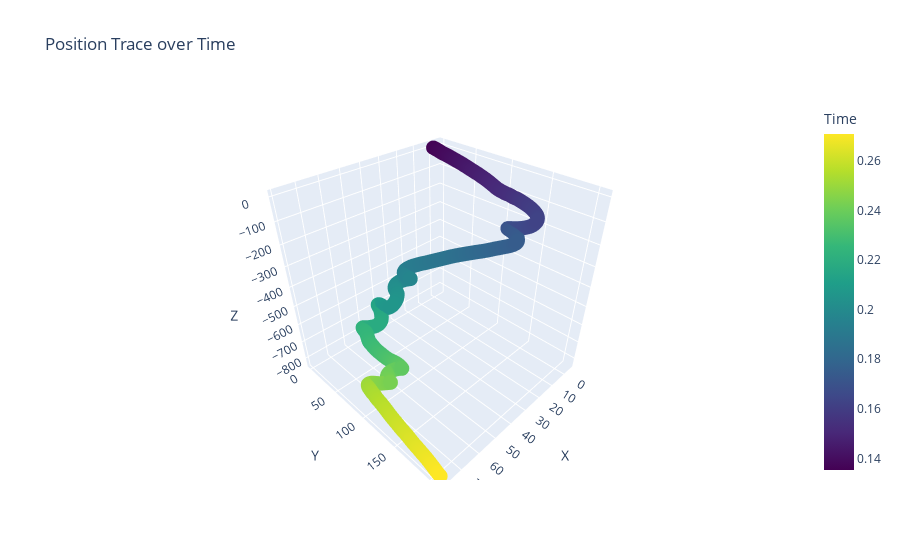

Notebook cell for this chart:
### Markdown cell above
I should probably remove this from the sensor

### Code cell
plot_trace(x[:,0], x[:,1], x[:,2], calibration_data.t_r)

### Figure 1 — Plotly figure (JSON) as saved in the notebook; plotly's stock layout.template omitted (floating-point values rounded to 4 significant figures; data arrays with more than 128 entries replaced by an {"elided": "..."} marker saying what was removed)
{"data": [{"marker": {"color": {"elided": "1300 float values"}, "colorbar": {"title": {"text": "Time"}}, "colorscale": [[0, "#440154"], [0.1111, "#482878"], [0.2222, "#3e4989"], [0.3333, "#31688e"], [0.4444, "#26828e"], [0.5556, "#1f9e89"], [0.6667, "#35b779"], [0.7778, "#6ece58"], [0.8889, "#b5de2b"], [1, "#fde725"]], "size": 5}, "mode": "markers", "type": "scatter3d", "x": {"elided": "1300 float values"}, "y": {"elided": "1300 float values"}, "z": {"elided": "1300 float values"}}], "layout": {"scene": {"xaxis": {"title": {"text": "X"}}, "yaxis": {"title": {"text": "Y"}}, "zaxis": {"title": {"text": "Z"}}}, "title": {"text": "Position Trace over Time"}}}
